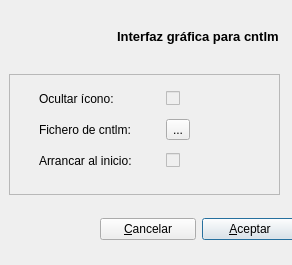
<?xml version="1.0" encoding="UTF-8"?>
<ui version="4.0">
 <class>Options</class>
 <widget class="QDialog" name="Options">
  <property name="windowModality">
   <enum>Qt::NonModal</enum>
  </property>
  <property name="geometry">
   <rect>
    <x>0</x>
    <y>0</y>
    <width>292</width>
    <height>265</height>
   </rect>
  </property>
  <property name="baseSize">
   <size>
    <width>0</width>
    <height>255</height>
   </size>
  </property>
  <property name="windowTitle">
   <string>Opciones</string>
  </property>
  <property name="windowIcon">
   <iconset>
    <normaloff>:/images/logo-on.png</normaloff>:/images/logo-on.png</iconset>
  </property>
  <property name="sizeGripEnabled">
   <bool>false</bool>
  </property>
  <property name="modal">
   <bool>false</bool>
  </property>
  <widget class="QWidget" name="horizontalLayoutWidget_4">
   <property name="geometry">
    <rect>
     <x>14</x>
     <y>10</y>
     <width>265</width>
     <height>54</height>
    </rect>
   </property>
   <layout class="QHBoxLayout" name="horizontalLayout_4">
    <item>
     <widget class="QLabel" name="label">
      <property name="text">
       <string/>
      </property>
      <property name="pixmap">
       <pixmap resource="systray.qrc">:/images/logo-on.svg</pixmap>
      </property>
      <property name="scaledContents">
       <bool>false</bool>
      </property>
     </widget>
    </item>
    <item>
     <widget class="QLabel" name="label_2">
      <property name="text">
       <string>&lt;!DOCTYPE HTML PUBLIC &quot;-//W3C//DTD HTML 4.0//EN&quot; &quot;http://www.w3.org/TR/REC-html40/strict.dtd&quot;&gt;
&lt;html&gt;&lt;head&gt;&lt;meta name=&quot;qrichtext&quot; content=&quot;1&quot; /&gt;&lt;style type=&quot;text/css&quot;&gt;
p, li { white-space: pre-wrap; }
&lt;/style&gt;&lt;/head&gt;&lt;body style=&quot; font-family:'Sans'; font-size:10pt; font-weight:400; font-style:normal;&quot;&gt;
&lt;p style=&quot; margin-top:0px; margin-bottom:0px; margin-left:0px; margin-right:0px; -qt-block-indent:0; text-indent:0px;&quot;&gt;&lt;span style=&quot; font-weight:600;&quot;&gt;Interfaz gráfica para cntlm&lt;/span&gt;&lt;/p&gt;&lt;/body&gt;&lt;/html&gt;</string>
      </property>
     </widget>
    </item>
   </layout>
  </widget>
  <widget class="QFrame" name="frame">
   <property name="geometry">
    <rect>
     <x>9</x>
     <y>74</y>
     <width>271</width>
     <height>121</height>
    </rect>
   </property>
   <property name="frameShape">
    <enum>QFrame::StyledPanel</enum>
   </property>
   <property name="frameShadow">
    <enum>QFrame::Raised</enum>
   </property>
   <widget class="QWidget" name="gridLayoutWidget_2">
    <property name="geometry">
     <rect>
      <x>30</x>
      <y>10</y>
      <width>151</width>
      <height>91</height>
     </rect>
    </property>
    <layout class="QGridLayout" name="gridLayout_2">
     <item row="0" column="0">
      <widget class="QLabel" name="hideLabel">
       <property name="text">
        <string>Ocultar ícono:</string>
       </property>
      </widget>
     </item>
     <item row="1" column="0">
      <widget class="QLabel" name="pathLabel">
       <property name="text">
        <string>Fichero de cntlm:</string>
       </property>
      </widget>
     </item>
     <item row="2" column="0">
      <widget class="QLabel" name="startLabel">
       <property name="text">
        <string>Arrancar al inicio:</string>
       </property>
      </widget>
     </item>
     <item row="2" column="1">
      <layout class="QHBoxLayout" name="horizontalLayout_2">
       <item>
        <widget class="QCheckBox" name="startCheckBox">
         <property name="enabled">
          <bool>false</bool>
         </property>
         <property name="text">
          <string/>
         </property>
        </widget>
       </item>
      </layout>
     </item>
     <item row="0" column="1">
      <widget class="QCheckBox" name="hideCheckBox">
       <property name="enabled">
        <bool>false</bool>
       </property>
       <property name="text">
        <string/>
       </property>
      </widget>
     </item>
     <item row="1" column="1">
      <widget class="QToolButton" name="pathToolButton">
       <property name="text">
        <string>...</string>
       </property>
      </widget>
     </item>
    </layout>
   </widget>
  </widget>
  <widget class="QWidget" name="horizontalLayoutWidget_3">
   <property name="geometry">
    <rect>
     <x>100</x>
     <y>209</y>
     <width>198</width>
     <height>41</height>
    </rect>
   </property>
   <layout class="QHBoxLayout" name="horizontalLayout_3">
    <item>
     <widget class="QPushButton" name="cancellPushButton">
      <property name="text">
       <string>&amp;Cancelar</string>
      </property>
      <property name="icon">
       <iconset resource="systray.qrc">
        <normaloff>:/images/disconnect.png</normaloff>:/images/disconnect.png</iconset>
      </property>
     </widget>
    </item>
    <item>
     <widget class="QPushButton" name="acceptPushButton">
      <property name="text">
       <string>&amp;Aceptar</string>
      </property>
      <property name="icon">
       <iconset resource="systray.qrc">
        <normaloff>:/images/connect.png</normaloff>:/images/connect.png</iconset>
      </property>
      <property name="default">
       <bool>true</bool>
      </property>
     </widget>
    </item>
   </layout>
  </widget>
 </widget>
 <resources>
  <include location="systray.qrc"/>
 </resources>
 <connections>
  <connection>
   <sender>cancellPushButton</sender>
   <signal>clicked()</signal>
   <receiver>Options</receiver>
   <slot>close()</slot>
   <hints>
    <hint type="sourcelabel">
     <x>144</x>
     <y>229</y>
    </hint>
    <hint type="destinationlabel">
     <x>145</x>
     <y>132</y>
    </hint>
   </hints>
  </connection>
 </connections>
</ui>
